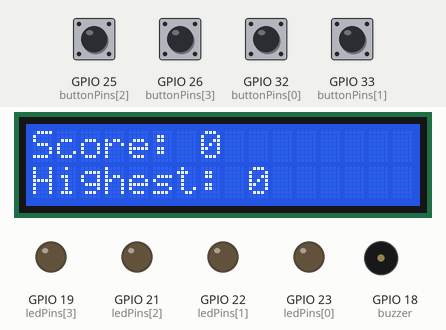
This sketch was run on a simulated ESP32. Parts: 16×2 character LCD, output pins drawn as LEDs (lit = HIGH), buzzer (waves = sounding). The test bench sets the inputs (shaded band); at power-on: GPIO 25 (buttonPins[2]), GPIO 26 (buttonPins[3]), GPIO 32 (buttonPins[0]), GPIO 33 (buttonPins[1]) HIGH. Random numbers use the default seed unless the sketch sets one.

Above: at 2.7 s.
2.8 s: GPIO 25 (buttonPins[2]) pulled LOW for 0.15 s
At 3.11 s:
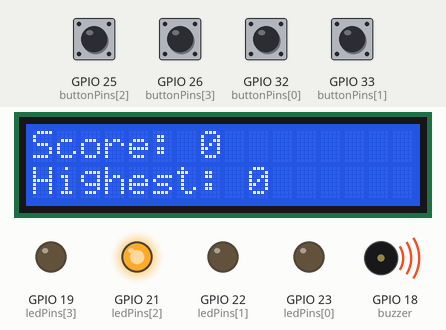
At 4.8 s:
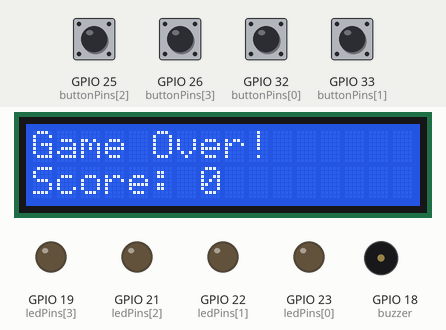
5.9 s: GPIO 26 (buttonPins[3]) pulled LOW for 1 s
At 7.5 s:
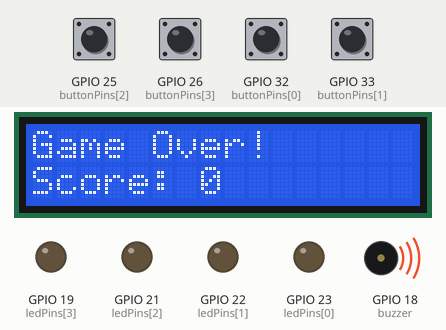
Timing chart, 0 to 12.0 s (numbered marks = the images above; inputs shaded):
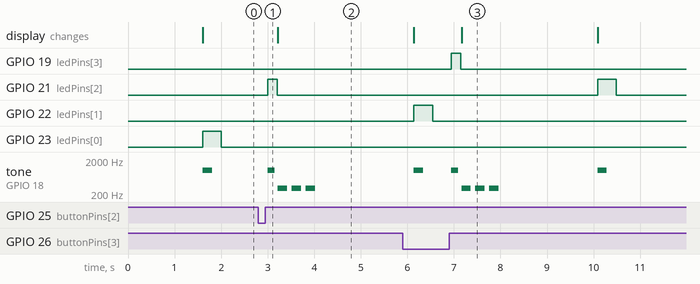

Measured:
- after the input at 2.8 s, GPIO 21 (ledPins[2]): LOW → HIGH after 0.20 s, → LOW 0.20 s later; tone on GPIO 18 (buzzer): silent → 1000 Hz after 0.20 s, then repeats every 0.27 s: silent 0.07 s, 300 Hz 0.20 s, until it stays silent from 4.0 s
- after the input at 5.9 s, GPIO 19 (ledPins[3]): LOW → HIGH after 1.0 s, → LOW 0.20 s later; GPIO 21 (ledPins[2]): LOW → HIGH after 4.2 s, → LOW 0.40 s later

The sketch:

Day12_Simon_Says_Game.ino
```cpp
#include <Wire.h>
#include <LiquidCrystal_I2C.h>

LiquidCrystal_I2C lcd(0x27,16,2);

const int ledPins[4]= {23,22,21,19};
const int buttonPins[4]= {32,33,25,26};
const int buzzer = 18;
int sequence[20];
int level= 0;
int highScore= 0;

void setup(){
  Serial.begin(115200);

  for(int i = 0; i<4; i++){
    pinMode(ledPins[i],OUTPUT);
    pinMode(buttonPins[i],INPUT_PULLUP);
  }
  pinMode(buzzer, OUTPUT);
  randomSeed(micros());

  Wire.begin(4,5);
  lcd.init();
  lcd.backlight();
  lcd.setCursor(0, 0);
  lcd.print("Simon Says");
  lcd.setCursor(0, 1);
  lcd.print("Get Ready!");
  delay(1500);
  lcd.clear();
}

void playTone(int duration){
  tone(buzzer,1000,duration);
}

void updateLCD(){
  lcd.clear();
  lcd.setCursor(0, 0);
  lcd.print("Score: ");
  lcd.print(level - 1);

  lcd.setCursor(0, 1);
  lcd.print("Highest: ");
  lcd.print(highScore);
}

void showSequence(){
  int currentScore= level - 1;
  if(currentScore> highScore) {
    highScore = currentScore;
  }

  updateLCD();
  for(int i = 0; i < level; i++) {
    digitalWrite(ledPins[sequence[i]],HIGH);
    playTone(200);
    delay(400);
    digitalWrite(ledPins[sequence[i]],LOW);
    delay(200);
  }
}

int getButtonPressed(){
  while(true) {
    for(int i = 0; i<4; i++) {
      if(digitalRead(buttonPins[i])==LOW){
        delay(200);
        return i;
      }
    }
  }
}

void gameOver(){
  int score= level-1;

  lcd.clear();
  lcd.setCursor(0,0);
  lcd.print("Game Over!");
  lcd.setCursor(0,1);
  lcd.print("Score: ");
  lcd.print(score);

  for(int i = 0; i<3; i++){
    tone(buzzer,300,200);
    delay(300);
  }

  delay(2000);
  level=0;
}

void loop(){
  sequence[level]= random(0, 4);
  level++;

  showSequence();

  for(int i = 0; i<level; i++){
    int btn= getButtonPressed();

    digitalWrite(ledPins[btn],HIGH);
    playTone(150);
    delay(200);
    digitalWrite(ledPins[btn],LOW);

    if(btn != sequence[i]){
      gameOver();
      return;
    }
  }
  delay(800);
}
```
